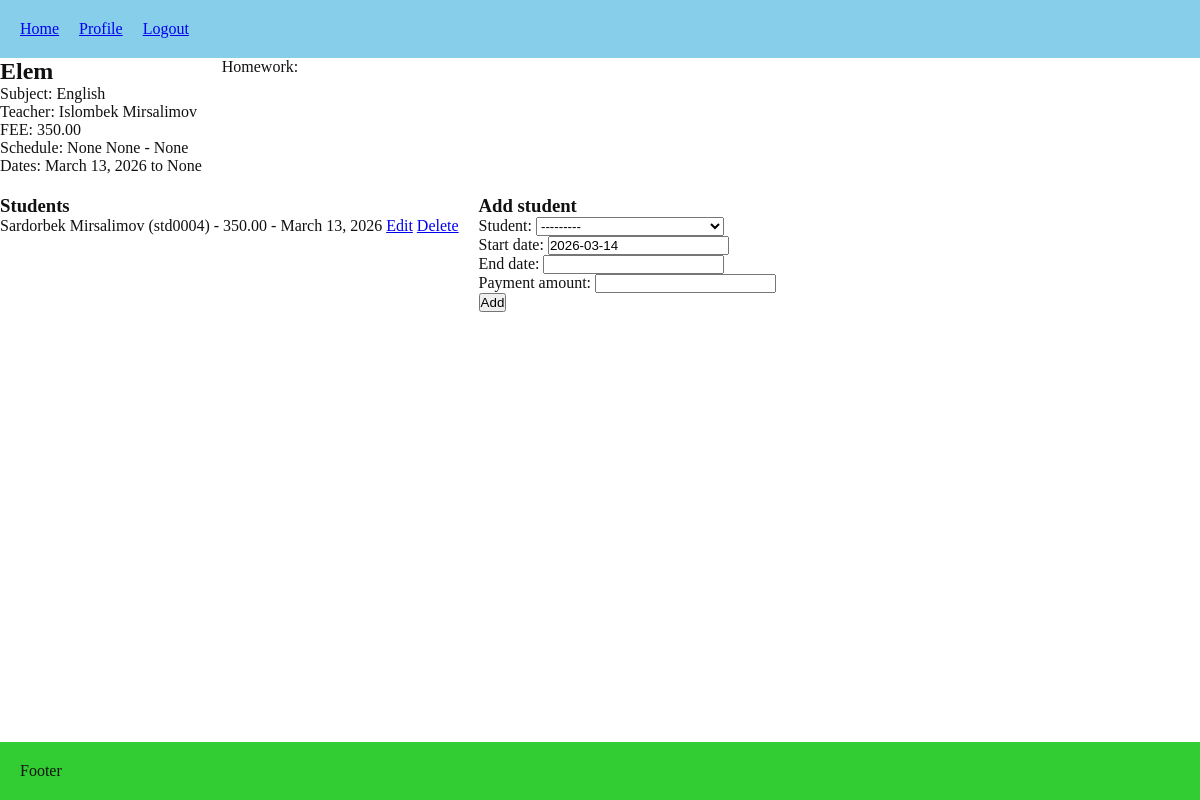
Before: /lessons/groups/7/ (signed in) with the older database file.
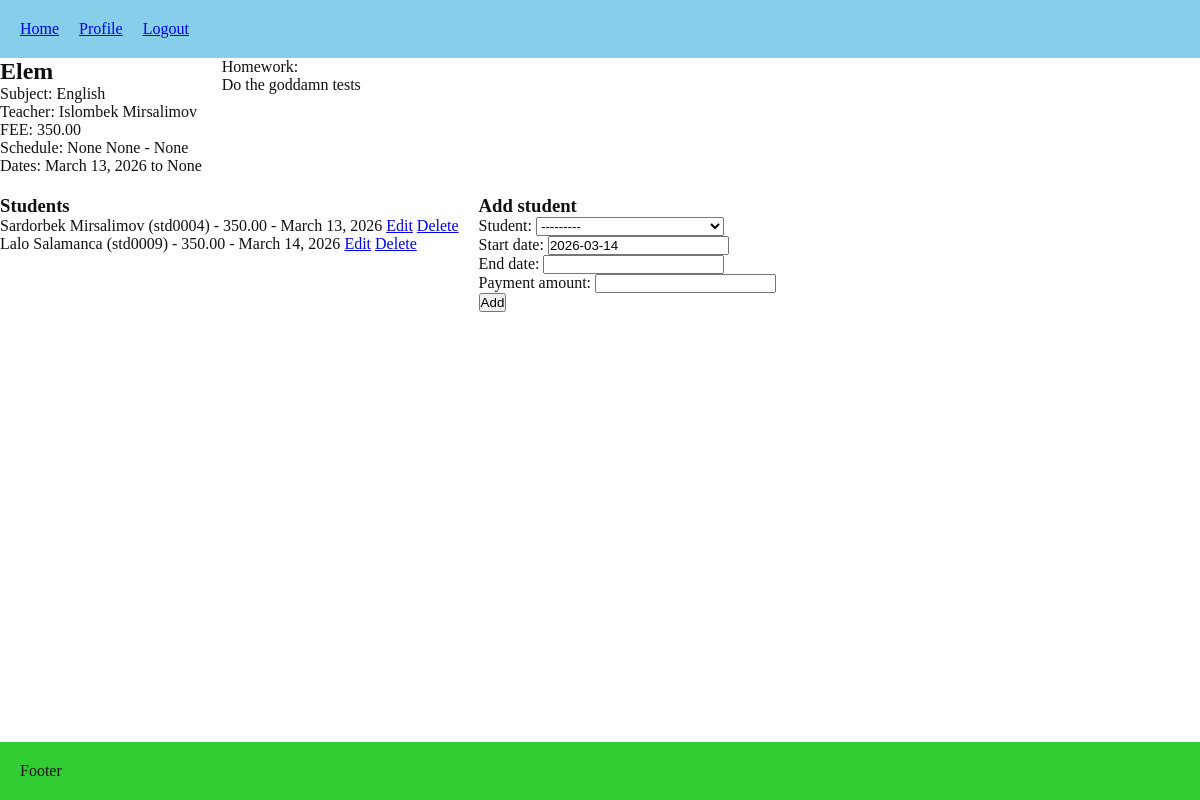
After: the same page with the newer database file.
### lessons/models.py (models this page shows, shortened)
class Enrollment(models.Model):
    group = models.ForeignKey(
        Group,
        on_delete=models.RESTRICT,
        related_name="enrollments",
    )
    student = models.ForeignKey(
        User,
        on_delete=models.RESTRICT,
        related_name="enrollments",
        limit_choices_to={"role": "STUDENT"},
    )
    start_date = models.DateField(default=date.today)
    end_date = models.DateField(blank=True, null=True)
    payment_amount = models.DecimalField(max_digits=8, decimal_places=2, blank=True, null=True)
    class Meta:
        constraints = [
            models.UniqueConstraint(fields=["group", "student"], name="unique_group_student")
        ]

class Group(models.Model):
    name = models.CharField(max_length=100, unique=True)
    subject = models.ForeignKey(Subject, on_delete=models.RESTRICT, related_name="groups")
    teacher = models.ForeignKey(User, on_delete=models.CASCADE, limit_choices_to={"role": "TEACHER"}, related_name="teaching_groups")
    homework_description = models.TextField(blank=True, null=True)
    homework_updated_at = models.DateTimeField(blank=True, null=True)
    default_payment_amount = models.DecimalField(max_digits=10, decimal_places=2, blank=True, null=True)
    week_days = models.CharField(max_length=50, blank=True, null=True)
    start_time = models.TimeField(blank=True, null=True)
    end_time = models.TimeField(blank=True, null=True)
    start_date = models.DateField(default=date.today)
    end_date = models.DateField(blank=True, null=True)

class Subject(models.Model):
    name = models.CharField(max_length=100, unique=True)
    def __str__(self):
        return self.name

### users/models.py (models this page shows, shortened)
class User(AbstractUser):
    username = models.CharField(
        max_length=150,
        unique=True,
        blank=True,
        editable=False
    )
    class Role(models.TextChoices):
        ADMIN = 'ADMIN', 'Admin'
        TEACHER = 'TEACHER', 'Teacher'
        STUDENT = 'STUDENT', 'Student'
    ROLE_PREFIXES = {
        Role.ADMIN: 'adm',
        Role.TEACHER: 'tch',
        Role.STUDENT: 'std',
    }
    role = models.CharField(max_length=20, choices=Role.choices, default=Role.STUDENT)
    phone_number = models.CharField(max_length=15, blank=True)
    must_reset_password = models.BooleanField(default=True)
    class Meta:
        constraints = [
            models.UniqueConstraint(fields=["first_name", "last_name", "role"], name="unique_full_name_per_role")
        ]
    def __str__(self):
        return f"{self.username} - {self.get_full_name()}"

### lessons/views.py (the view)
# urls.py: path("groups/<int:pk>/", views.group_detail, name="group_detail"),
@login_required
def group_detail(request, pk):
    group = get_object_or_404(Group, pk=pk)
    if can_manage_enrollments(request.user, group):
        if request.method == "POST":
            enrollment_form = EnrollmentForm(request.POST, group=group)
            if enrollment_form.is_valid():
                enrollment = enrollment_form.save(commit=False)
                enrollment.group = group
                enrollment.save()
                return redirect("lessons:group_detail", pk=group.pk)
        else:
            enrollment_form = EnrollmentForm(group=group)
    else:
        enrollment_form = None
    if request.user.role == User.Role.STUDENT:
        enrollments = group.enrollments.filter(student=request.user).select_related("student")
    elif request.user.role == User.Role.TEACHER and group.teacher_id != request.user.id:
        enrollments = Enrollment.objects.none()
    else:
        enrollments = group.enrollments.select_related("student").all()
    return render(request, "lessons/group_detail.html", {
        "group": group,
        "enrollments": enrollments,
        "enrollment_form": enrollment_form,
    })

### lessons/forms.py
class EnrollmentForm(forms.ModelForm):
    class Meta:
        model = Enrollment
        fields = ["student", "start_date", "end_date", "payment_amount"]
    def __init__(self, *args, **kwargs):
        group = kwargs.pop("group", None)
        super().__init__(*args, **kwargs)
        qs = User.objects.filter(role=User.Role.STUDENT)
        if group:
            qs = qs.exclude(enrollments__group=group)
        self.fields["student"].queryset = qs

### lessons/views.py (called while the page is built)
def can_manage_enrollments(user, group):
    return user.role == User.Role.ADMIN or group.teacher == user

### lessons/templates/lessons/group_detail.html (shortened to what this page needs)
{% extends 'core/base.html' %}
{% block content %}
<div style="display:flex; gap:20px;">
    <div>
        <h2>{{ group.name }}</h2>
        <p>Subject: {{ group.subject }}</p>
        <p>Teacher: {{ group.teacher.get_full_name }}</p>
        <P>FEE: {{group.default_payment_amount}}</P>
        <p>Schedule: {{ group.week_days }} {{ group.start_time }} - {{ group.end_time }}</p>
        <p>Dates: {{ group.start_date }} to {{ group.end_date }}</p>
    </div>
    <dib>
        <p>Homework:</p>
        <p>{{ group.homework_description }}</p>
    </div>
<div style="display:flex; width: 100%; gap: 20px; margin-top: 20px;">
    <div>
        <h3>Students</h3>
        <ul>
            {% for enrollment in enrollments %}
                <li>
                    {{ enrollment.student.get_full_name }} ({{ enrollment.student.username }})
                    {% if not is_student %} - {{ enrollment.payment_amount }}{% endif %}
                    - {{ enrollment.start_date }}
                    {% if enrollment_form is not None %}
                            <a href="{% url 'lessons:enrollment_edit' enrollment.pk %}">Edit</a>
                            <a href="{% url 'lessons:enrollment_delete' enrollment.pk %}">Delete</a>
                    {% endif %}
                </li>
            {% empty %}
                <li>No students enrolled yet.</li>
            {% endfor %}
        </ul>
    </div>
    {% if enrollment_form %}
    <div>
        <h3>Add student</h3>
        <form method="post">
            {{ enrollment_form.as_p }}
            <button type="submit">Add</button>
        </form>
    </div>
    {% endif %}
</div>
{%endblock%}

Changed rows visible on the page:
changed Group "Elem": homework_description (not shown) → "Do the goddamn tests"
added Enrollment: student.get_full_name "Lalo Salamanca", student.username "std0009", payment_amount "350.00", start_date "March 14, 2026"
